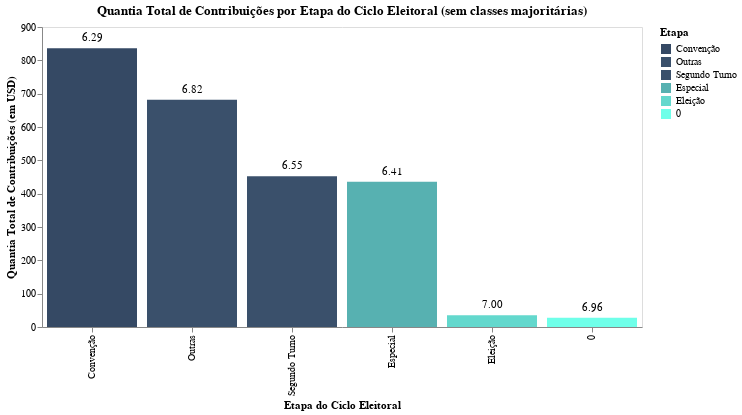

The notebook cell saved with this chart:
### Code cell
#@title 3.2
color_scale = alt.Scale(
    domain=vis1['transaction_pgi'].unique()[3:],
    range=colorscale[3:]
)

bar = alt.Chart(vis1).transform_filter(
    alt.FieldOneOfPredicate(field='transaction_pgi', oneOf=['Outras', 'Convenção', 'Especial', 'Segundo Turno', 'Eleição', '0'])
).mark_bar().encode(
    x=alt.X('transaction_pgi', title='Etapa do Ciclo Eleitoral', sort='-y'),
    y=alt.Y('quantia_total:Q', title='Quantia Total de Contribuições (em USD)'),
    tooltip=[
        alt.Tooltip('transaction_pgi:N', title='Etapa do Ciclo'),
        alt.Tooltip('quantia_total:Q', title='Quantia total de contribuição'),
        alt.Tooltip('razao_contribuicao:Q', title='Proporção Quantia/Contribuintes')],
    color=alt.Color('transaction_pgi:N', scale=color_scale, title='Etapa'),
).properties(
    width=600,
    height=300,
    title='Quantia Total de Contribuições por Etapa do Ciclo Eleitoral (sem classes majoritárias)'
)

text = alt.Chart(vis1).transform_filter(
    alt.FieldOneOfPredicate(field='transaction_pgi', oneOf=['Outras', 'Convenção', 'Especial', 'Segundo Turno', 'Eleição', '0'])
).mark_text(
    align='center',
    baseline='middle',
    dy=-10,
    color='black'
).encode(
    x=alt.X('transaction_pgi:N', title='Etapa do Ciclo Eleitoral', sort='-y'),
    y=alt.Y('quantia_total:Q'),
    text=alt.Text('razao_contribuicao:Q', format='.2f')
)

vis = (bar + text).configure_title(
    fontSize=18
).configure_axis(
    labelFontSize=12,
    titleFontSize=14
).configure_legend(
    labelFontSize=12,
    titleFontSize=14
).configure(
    background="rgba(0, 0, 0, 0)"
).configure_view(
    fill='white'
).configure_axis(
    grid=False
)
vis.display()

### Figure 1 — Vega specification as saved in the notebook (floating-point values rounded to 4 significant figures)
{"$schema": "https://vega.github.io/schema/vega/v5.json", "data": [{"name": "source_0"}, {"name": "data_1", "values": [{"quantia_total": 836.6, "quantia_total_end": 836.6, "quantia_total_start": 0.0, "razao_contribuicao": 6.29, "transaction_pgi": "Convenção"}, {"quantia_total": 681.8, "quantia_total_end": 681.8, "quantia_total_start": 0.0, "razao_contribuicao": 6.818, "transaction_pgi": "Outras"}, {"quantia_total": 452.1, "quantia_total_end": 452.1, "quantia_total_start": 0.0, "razao_contribuicao": 6.552, "transaction_pgi": "Segundo Turno"}, {"quantia_total": 436.1, "quantia_total_end": 436.1, "quantia_total_start": 0.0, "razao_contribuicao": 6.413, "transaction_pgi": "Especial"}, {"quantia_total": 34.99, "quantia_total_end": 34.99, "quantia_total_start": 0.0, "razao_contribuicao": 6.997, "transaction_pgi": "Eleição"}, {"quantia_total": 27.85, "quantia_total_end": 27.85, "quantia_total_start": 0.0, "razao_contribuicao": 6.964, "transaction_pgi": "0"}]}, {"name": "data_2", "values": [{"quantia_total": 836.6, "razao_contribuicao": 6.29, "transaction_pgi": "Convenção"}, {"quantia_total": 681.8, "razao_contribuicao": 6.818, "transaction_pgi": "Outras"}, {"quantia_total": 452.1, "razao_contribuicao": 6.552, "transaction_pgi": "Segundo Turno"}, {"quantia_total": 436.1, "razao_contribuicao": 6.413, "transaction_pgi": "Especial"}, {"quantia_total": 34.99, "razao_contribuicao": 6.997, "transaction_pgi": "Eleição"}, {"quantia_total": 27.85, "razao_contribuicao": 6.964, "transaction_pgi": "0"}]}, {"name": "source_0_x_domain_transaction_pgi", "values": [{"sort_field": 836.6, "transaction_pgi": "Convenção"}, {"sort_field": 681.8, "transaction_pgi": "Outras"}, {"sort_field": 452.1, "transaction_pgi": "Segundo Turno"}, {"sort_field": 436.1, "transaction_pgi": "Especial"}, {"sort_field": 34.99, "transaction_pgi": "Eleição"}, {"sort_field": 27.85, "transaction_pgi": "0"}]}], "marks": [{"type": "rect", "name": "layer_0_marks", "from": {"data": "data_1"}, "encode": {"update": {"width": {"signal": "max(0.25, bandwidth('x'))"}, "y2": {"field": "quantia_total_start", "scale": "y"}, "fill": {"field": "transaction_pgi", "scale": "color"}, "x": {"field": "transaction_pgi", "scale": "x"}, "y": {"field": "quantia_total_end", "scale": "y"}, "tooltip": {"signal": "{\"Etapa do Ciclo\": isValid(datum[\"transaction_pgi\"]) ? datum[\"transaction_pgi\"] : \"\"+datum[\"transaction_pgi\"], \"Quantia total de contribuição\": format(datum[\"quantia_total\"], \"\"), \"Proporção Quantia/Contribuintes\": format(datum[\"razao_contribuicao\"], \"\")}"}}}, "style": ["bar"]}, {"type": "text", "name": "layer_1_marks", "from": {"data": "data_2"}, "encode": {"update": {"baseline": {"value": "middle"}, "dy": {"value": -10}, "text": {"signal": "format(datum[\"razao_contribuicao\"], \".2f\")"}, "y": {"field": "quantia_total", "scale": "y"}, "x": {"field": "transaction_pgi", "scale": "x", "band": 0.5}, "align": {"value": "center"}, "fill": {"value": "black"}}}, "style": ["text"]}], "scales": [{"name": "x", "type": "band", "domain": {"data": "source_0_x_domain_transaction_pgi", "field": "transaction_pgi", "sort": {"op": "max", "field": "sort_field", "order": "descending"}}, "range": [0, {"signal": "width"}], "paddingOuter": 0.05, "paddingInner": 0.1}, {"name": "y", "type": "linear", "domain": {"fields": [{"data": "data_1", "field": "quantia_total_start"}, {"data": "data_1", "field": "quantia_total_end"}, {"data": "data_2", "field": "quantia_total"}]}, "range": [{"signal": "height"}, 0], "zero": true, "nice": true}, {"name": "color", "type": "ordinal", "domain": ["Convenção", "Outras", "Segundo Turno", "Especial", "Eleição", "0"], "range": ["#354964", "#3a506b", "#3a506b", "#57b1b1", "#63d8cd", " #6fffe9"]}], "axes": [{"scale": "x", "labelAngle": 270, "grid": false, "orient": "bottom", "labelAlign": "right", "title": "Etapa do Ciclo Eleitoral", "labelBaseline": "middle", "zindex": 0}, {"scale": "y", "grid": false, "labelOverlap": true, "zindex": 0, "title": "Quantia Total de Contribuições (em USD)", "orient": "left", "tickCount": {"signal": "ceil(height/40)"}}], "title": {"text": "Quantia Total de Contribuições por Etapa do Ciclo Eleitoral (sem classes majoritárias)", "frame": "group"}, "legends": [{"title": "Etapa", "fill": "color", "symbolType": "square"}], "config": {"axis": {"grid": false}, "style": {"cell": {"fill": "white"}}}, "background": "rgba(0, 0, 0, 0)", "height": 300, "padding": 5, "width": 600, "style": "cell"}
